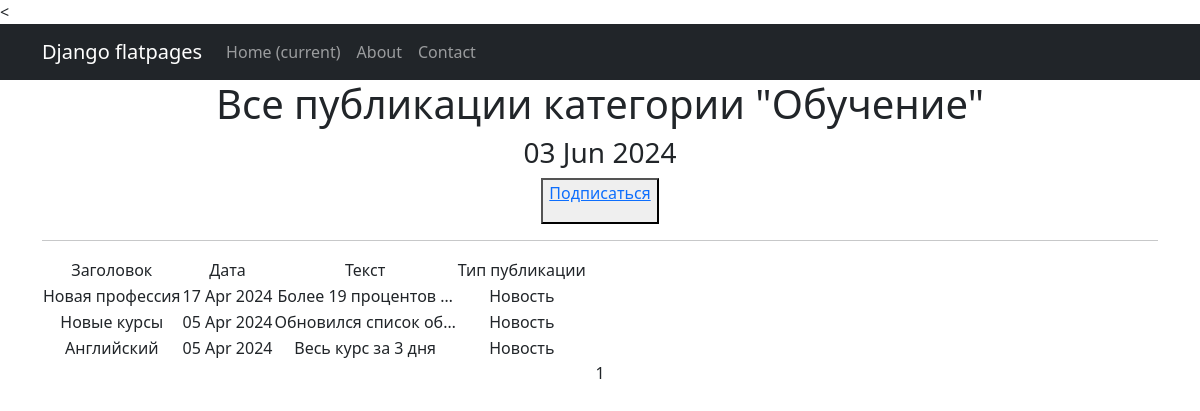
Page /categories/4 on the earlier database version.
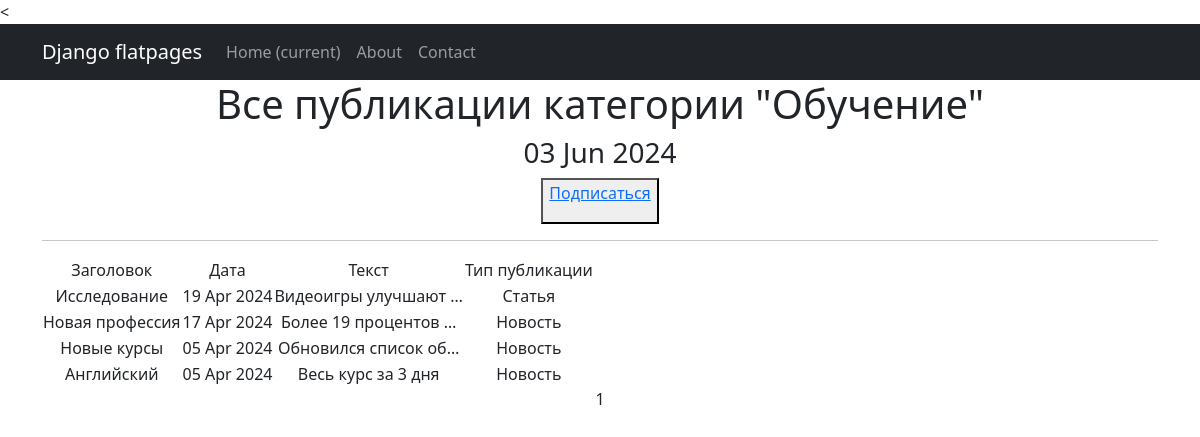
Same page on the later database version.
### news/models.py (models this page shows, shortened)
class Post(models.Model):
    news = "NW"
    articles = "AR"
    POST_TYPES = [
        (news, "Новость"),
        (articles, "Статья")
    ]
    author = models.ForeignKey(Author, on_delete=models.CASCADE)
    post_type = models.CharField(max_length=2, choices=POST_TYPES, default=news)
    date_in = models.DateTimeField(auto_now_add=True)
    category = models.ManyToManyField(Category, through="PostCategory")
    title = models.CharField(max_length=255)
    text = models.TextField()
    rating = models.IntegerField(default=0)

### news/views.py (the view)
# urls.py: path('categories/<int:pk>', CategoryListView.as_view(), name='category_list'),
class CategoryListView(PostList):
    model = Post
    template_name = 'category_list.html'
    context_object_name = 'category_news_list'
    def get_queryset(self):
        self.category = get_object_or_404(Category, id=self.kwargs['pk'])
        queryset = Post.objects.filter(category=self.category).order_by("-date_in")
        return queryset
    def get_context_data(self, **kwargs):
        context = super().get_context_data(**kwargs)
        context['is_not_subscriber'] = self.request.user not in self.category.subscribers.all()
        context['category'] = self.category
        return context

### news/views.py (called while the page is built)
    def get_context_data(self, **kwargs):
        context = super().get_context_data(**kwargs)
        context['time_now'] = datetime.utcnow()
        return context

### templates/category_list.html (shortened to what this page needs)
{% extends 'flatpages/default.html' %}
{% block content %}
   <h1>Все публикации категории "{{ category.name }}"</h1>
   <h3>{{ time_now|date:'d M Y' }}</h3>
   {% if is_not_subscriber %}
      <button><p class="text-center"><a href="{% url 'subscribe' category.id %}">Подписаться</a></p></button>
   {% endif %}
   <hr>
   {% if category_news_list %}
       <table>
           <tr>
               <td>Заголовок</td>
               <td>Дата</td>
               <td>Текст</td>
               <td>Тип публикации</td>
           </tr>
           {% for post in category_news_list %}
           <tr>
               <td>{{ post.title }}</td>
               <td>{{ post.date_in|date:'d M Y' }}</td>
               <td>{{ post.text|truncatechars:20 }}</td>
               <td>{{ post.get_post_type_display }}</td>
           </tr>
           {% endfor %}
       </table>
   {% else %}
       <h2>Новостей нет!</h2>
   {% endif %}
   {{ page_obj.number }}
{% endblock content %}

Differences in the rows shown:
added Post: title "Исследование", date_in "19 Apr 2024", text "Видеоигры улучшают …", post_type "Статья"
